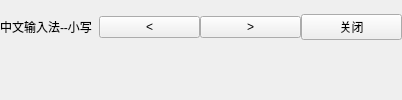
    <widget class="QWidget" name="widgetTop" native="true">
     <property name="styleSheet">
      <string notr="true">border-width:0px;
font: 18pt &quot;WenQuanYi Micro Hei&quot;;
</string>
     </property>
     <layout class="QVBoxLayout" name="verticalLayout">
      <property name="spacing">
       <number>6</number>
      </property>
      <property name="leftMargin">
       <number>0</number>
      </property>
      <property name="topMargin">
       <number>0</number>
      </property>
      <property name="rightMargin">
       <number>0</number>
      </property>
      <property name="bottomMargin">
       <number>0</number>
      </property>
      <item>
       <layout class="QHBoxLayout" name="lay1">
        <property name="spacing">
         <number>0</number>
        </property>
        <item>
         <widget class="QLabel" name="labInfo">
          <property name="sizePolicy">
           <sizepolicy hsizetype="Preferred" vsizetype="Minimum">
            <horstretch>0</horstretch>
            <verstretch>0</verstretch>
           </sizepolicy>
          </property>
          <property name="minimumSize">
           <size>
            <width>0</width>
            <height>25</height>
           </size>
          </property>
          <property name="text">
           <string>中文输入法--小写</string>
          </property>
         </widget>
        </item>
        <item>
         <widget class="QLabel" name="labPY">
          <property name="sizePolicy">
           <sizepolicy hsizetype="Expanding" vsizetype="Preferred">
            <horstretch>0</horstretch>
            <verstretch>0</verstretch>
           </sizepolicy>
          </property>
          <property name="text">
           <string/>
          </property>
          <property name="alignment">
           <set>Qt::AlignCenter</set>
          </property>
         </widget>
        </item>
        <item>
         <widget class="QPushButton" name="btnPre">
          <property name="minimumSize">
           <size>
            <width>101</width>
            <height>0</height>
           </size>
          </property>
          <property name="focusPolicy">
           <enum>Qt::NoFocus</enum>
          </property>
          <property name="styleSheet">
           <string notr="true"/>
          </property>
          <property name="text">
           <string>&lt;</string>
          </property>
         </widget>
        </item>
        <item>
         <widget class="QPushButton" name="btnNext">
          <property name="minimumSize">
           <size>
            <width>101</width>
            <height>0</height>
           </size>
          </property>
          <property name="focusPolicy">
           <enum>Qt::NoFocus</enum>
          </property>
          <property name="styleSheet">
           <string notr="true"/>
          </property>
          <property name="text">
           <string>&gt;</string>
          </property>
         </widget>
        </item>
        <item>
         <widget class="QPushButton" name="btnClose">
          <property name="minimumSize">
           <size>
            <width>101</width>
            <height>0</height>
           </size>
          </property>
          <property name="focusPolicy">
           <enum>Qt::NoFocus</enum>
          </property>
          <property name="styleSheet">
           <string notr="true"/>
          </property>
          <property name="text">
           <string>关闭</string>
          </property>
         </widget>
        </item>
       </layout>
      </item>
      <item>
       <layout class="QHBoxLayout" name="lay2">
        <property name="spacing">
         <number>0</number>
        </property>
        <item>
         <widget class="QLabel" name="labCh0">
          <property name="sizePolicy">
           <sizepolicy hsizetype="Preferred" vsizetype="Fixed">
            <horstretch>0</horstretch>
            <verstretch>0</verstretch>
           </sizepolicy>
          </property>
          <property name="minimumSize">
           <size>
            <width>0</width>
            <height>25</height>
           </size>
          </property>
          <property name="text">
           <string/>
          </property>
          <property name="alignment">
           <set>Qt::AlignCenter</set>
          </property>
         </widget>
        </item>
        <item>
         <widget class="QLabel" name="labCh1">
          <property name="sizePolicy">
           <sizepolicy hsizetype="Preferred" vsizetype="Fixed">
            <horstretch>0</horstretch>
            <verstretch>0</verstretch>
           </sizepolicy>
          </property>
          <property name="minimumSize">
           <size>
            <width>0</width>
            <height>25</height>
           </size>
          </property>
          <property name="text">
           <string/>
          </property>
          <property name="alignment">
           <set>Qt::AlignCenter</set>
          </property>
         </widget>
        </item>
        <item>
         <widget class="QLabel" name="labCh2">
          <property name="sizePolicy">
           <sizepolicy hsizetype="Preferred" vsizetype="Fixed">
            <horstretch>0</horstretch>
            <verstretch>0</verstretch>
           </sizepolicy>
          </property>
          <property name="minimumSize">
           <size>
            <width>0</width>
            <height>25</height>
           </size>
          </property>
          <property name="text">
           <string/>
          </property>
          <property name="alignment">
           <set>Qt::AlignCenter</set>
          </property>
         </widget>
        </item>
        <item>
         <widget class="QLabel" name="labCh3">
          <property name="sizePolicy">
           <sizepolicy hsizetype="Preferred" vsizetype="Fixed">
            <horstretch>0</horstretch>
            <verstretch>0</verstretch>
           </sizepolicy>
          </property>
          <property name="minimumSize">
           <size>
            <width>0</width>
            <height>25</height>
           </size>
          </property>
          <property name="text">
           <string/>
          </property>
          <property name="alignment">
           <set>Qt::AlignCenter</set>
          </property>
         </widget>
        </item>
        <item>
         <widget class="QLabel" name="labCh4">
          <property name="sizePolicy">
           <sizepolicy hsizetype="Preferred" vsizetype="Fixed">
            <horstretch>0</horstretch>
            <verstretch>0</verstretch>
           </sizepolicy>
          </property>
          <property name="minimumSize">
           <size>
            <width>0</width>
            <height>25</height>
           </size>
          </property>
          <property name="text">
           <string/>
          </property>
          <property name="alignment">
           <set>Qt::AlignCenter</set>
          </property>
         </widget>
        </item>
        <item>
         <widget class="QLabel" name="labCh5">
          <property name="sizePolicy">
           <sizepolicy hsizetype="Preferred" vsizetype="Fixed">
            <horstretch>0</horstretch>
            <verstretch>0</verstretch>
           </sizepolicy>
          </property>
          <property name="minimumSize">
           <size>
            <width>0</width>
            <height>25</height>
           </size>
          </property>
          <property name="text">
           <string/>
          </property>
          <property name="alignment">
           <set>Qt::AlignCenter</set>
          </property>
         </widget>
        </item>
        <item>
         <widget class="QLabel" name="labCh6">
          <property name="sizePolicy">
           <sizepolicy hsizetype="Preferred" vsizetype="Fixed">
            <horstretch>0</horstretch>
            <verstretch>0</verstretch>
           </sizepolicy>
          </property>
          <property name="minimumSize">
           <size>
            <width>0</width>
            <height>25</height>
           </size>
          </property>
          <property name="text">
           <string/>
          </property>
          <property name="alignment">
           <set>Qt::AlignCenter</set>
          </property>
         </widget>
        </item>
        <item>
         <widget class="QLabel" name="labCh7">
          <property name="sizePolicy">
           <sizepolicy hsizetype="Preferred" vsizetype="Fixed">
            <horstretch>0</horstretch>
            <verstretch>0</verstretch>
           </sizepolicy>
          </property>
          <property name="minimumSize">
           <size>
            <width>0</width>
            <height>25</height>
           </size>
          </property>
          <property name="text">
           <string/>
          </property>
          <property name="alignment">
           <set>Qt::AlignCenter</set>
          </property>
         </widget>
        </item>
        <item>
         <widget class="QLabel" name="labCh8">
          <property name="sizePolicy">
           <sizepolicy hsizetype="Preferred" vsizetype="Fixed">
            <horstretch>0</horstretch>
            <verstretch>0</verstretch>
           </sizepolicy>
          </property>
          <property name="minimumSize">
           <size>
            <width>0</width>
            <height>25</height>
           </size>
          </property>
          <property name="text">
           <string/>
          </property>
          <property name="alignment">
           <set>Qt::AlignCenter</set>
          </property>
         </widget>
        </item>
        <item>
         <widget class="QLabel" name="labCh9">
          <property name="sizePolicy">
           <sizepolicy hsizetype="Preferred" vsizetype="Fixed">
            <horstretch>0</horstretch>
            <verstretch>0</verstretch>
           </sizepolicy>
          </property>
          <property name="minimumSize">
           <size>
            <width>0</width>
            <height>25</height>
           </size>
          </property>
          <property name="text">
           <string/>
          </property>
          <property name="alignment">
           <set>Qt::AlignCenter</set>
          </property>
         </widget>
        </item>
       </layout>
      </item>
     </layout>
    </widget>
